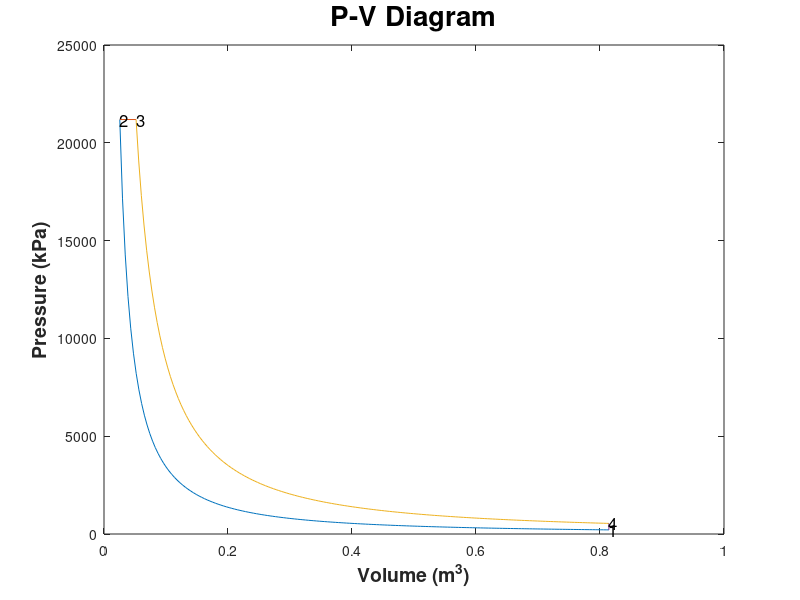
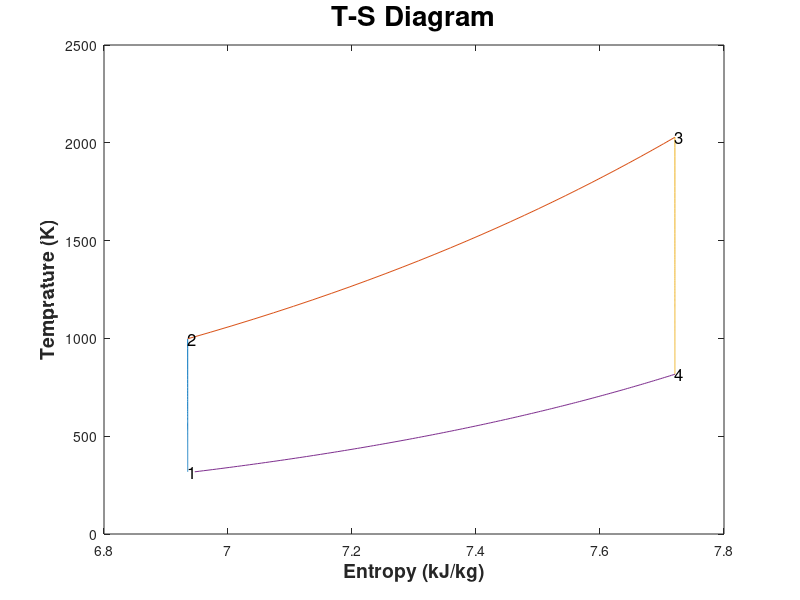

Write the MATLAB code that produced these figures, in order.


%------------------- Panagiotis Manias ------------------------------------

clc
clear all
close all
    %-------------------------Default Input Data---------------------

%----------Engine Inputs------
V=6311                      %Engine Displacement Volume(Liter)
N=8;                      %Number of Cylinders
n=100;                   %Engine Speed(rpm)
r_c=32;                   %Compression Ratio
X=4;                   %Stroke-to-Bore Ratio S/B
eta_m=0.8;               %Mechanical Efficiency
EGR=5;                    %Internal EGR Percentage
P_Turbo=110;               %Turbo Boost
P_Exhaust=120;            %Exhaust Pressure
Diesel_Percentage = 0.3
Ammonia_Percentage = 0.7
Hydrogen_Percentage = 0.0

%---------Fuel Inputs/Combustion Efficiency----

x=12;                     %number of Carbon atoms
y=23;                     %number of Hydrogen atoms
AF_Diesel=20;                    %Air-Fuel Mass Ratio of Diesel
AF_NH3=7.0;                    %Air-Fuel Mass Ratio of Ammonia
AF_H2=34.0;                    %Air-Fuel Mass Ratio of Hydrogen
eta_conv=0.40;               %Combustion Efficiency
MR_Diesel = x*12+y*1            %gr/mol
MR_H2=2                         %gr/mol
MR_NH3=17.031                   %gr/mol
MR_CO2=44.0                     %gr/mol

%-----------Properties of Working Fluids----------------
%a constant average value between two exteremes ( SOC & EOCombustion)
K=1.33;                   %Specific Heat Ratio of Air
R=0.287;                  %Particular Gas Constant of Air                (kJ/kg.K)
R_NG=0.5183                   %Particular Gas Constant of NG                (kJ/kg.K)
C_pNG=4.595                    %Specific Heat for Constant Pressure of NG @ 1000K    (kJ/kg)
C_v=0.821;                %Specific Heat for Constant Volume of Air      (kJ/kg)
C_p=R+C_v;                %Specific Heat for Constant Pressure of Air    (kJ/kg)

%---------Atmospheric Inputs------------
P_0=101;                  %Atmospheric Pressure                                     (kPa)
T_0=45;                   %Intake Temperature                (C)
row_0=P_0/(R*(293.15));   %Density of Air at Reference Condition                    (kg/cubic meter)     

%--------------------------Calculation---------------------------


%--------Fuel Heating Value & Combustion Efficiency----
FHV_Diesel=42800;                 %Fuel Heating Value (kJ/kg)
FHV_Hydrogen=120000;               %Fuel Heating Value (kJ/kg)
FHV_Ammonia=18500;               %Fuel Heating Value (kJ/kg)
AF_s=14.5;             %Stoichiometric Air/Fuel ratio (Heywood (5-3))
lambda=AF_Diesel/AF_s;
Th_Air=lambda*100;                                 %Theoritical Air Percentage
EAP=Th_Air-100;                                    %Exess Air Percentage

if lambda >= 1                                     %Schmidt (1996)
eta_ch=1;
else
    eta_ch=(1.3773*lambda)-0.3773;
end

eta_c=eta_conv*eta_ch;                             %Pischinger (1989)
%-----------------------------------------------------------------

%for one cylinder
V_d=(V/N)/1000;                 %Displacement Volume (Cubic Meter)
V_c=V_d/(r_c-1);                %Clearance Volume    (Cubic Meter)
B=((4*V_d/pi*X)^(1/3))*100;     %Bore                (cm)
S=B*X;                          %Stroke              (cm)
A_p=(pi*(B^2))/4 ;              %Piston Area        (square cm)

%----State 1 (Start of Compression)-----
T_1=(T_0)+273;                  %Temprature of Gas Mixture in Cylinder at State 1 (Deg K)
P_1=P_0 + P_Turbo;                        %Pressure of Gas Mixture in Cylinder at State 1   (kPa)
V_1=V_d+V_c;                    %Volume of Gas Mixture in Cylinder at State 1     (Cubic Meter)

%----Mass of Gases Calculation------
M_m=(P_1*V_1)/(R*T_1);   %Mass of Gas Mixture in Cylinder (kg)

%the mass within the cylinder will then remain the same for the entire
%cycle

M_a=((100-EGR)/100)*M_m;    %Mass of Air in Cylinder                         (kg)
M_f=((Diesel_Percentage*1/((1.95)*(AF_Diesel)))+(Ammonia_Percentage*1/((1.95)*(AF_NH3)))+(Hydrogen_Percentage*1/((1.95)*(AF_H2))))*M_a;     %Mass of Fuel in Cylinder              Excess air principle due to direct injection, lamda=2          (kg)
M_ex=(EGR/100)*(M_f+M_a);                     %Mass of Exhaust Residual in Cylinder at SOC     (kg)

%------------State 2 (Start of Combustion)-----

T_2=(T_1)*((r_c)^(K-1));                %Temprature of Gas Mixture in Cylinder at State 2 (Deg K)
P_2=(P_1)*((r_c)^(K));                    %Pressure of Gas Mixture in Cylinder at State 2   (kPa)
V_2=V_c;                            %Volume of Gas Mixture in Cylinder at State 2     (Cubic Meter)


%------------State 3 (End of Combustion)-----

T_3=eta_c*((((Diesel_Percentage)*(FHV_Diesel)/(AF_Diesel+1))+((Ammonia_Percentage)*(FHV_Ammonia)/(AF_NH3+1))+((Hydrogen_Percentage)*(FHV_Hydrogen)/(AF_H2+1)))*(C_p+0.047))+T_2;     %Temprature of Gas Mixture in Cylinder at State 3 (Deg K)
P_3=P_2;                                %Pressure of Gas Mixture in Cylinder at State 3   (kPa)
V_3=(T_3/T_2)*V_2;                      %Volume of Gas Mixture in Cylinder at State 3     (Cubic Meter)

%----Cutoff Ratio (Change in Volume During Combustion)----
Beta=V_3/V_2;

%------------State 4 (End of Expansion)-----
V_4=V_1;                                %Volume of Gas Mixture in Cylinder at State 4     (Cubic Meter)
T_4=T_3*((V_3/V_4)^(K-1));              %Temprature of Gas Mixture in Cylinder at State 4 (Deg K)
P_4=P_3*((V_3/V_4)^(K));                  %Pressure of Gas Mixture in Cylinder at State 4   (kPa)


%------------------------------------------------------------------------------------------------------

%---------------------------------Processes------------------------------
%--- 1-2 Process (Compression)
Q_12=0;
W_12=M_m*C_v*(T_1-T_2);     %(kJ)

%--- 2-3 Process (Constant-Pressure Combustion)
Q_in=(M_m*C_p)*(T_3-T_2);     %(kJ)
W_23=P_3*(V_3-V_2);         %(kJ)

%--- 3-4 Process (Expansion)
Q_34=0;
W_34=M_m*C_v*(T_3-T_4);     %(kJ)

%--- 4-5 Process  (Exhaust)
Q_41=M_m*C_v*(T_1-T_4);     %(kJ)   
W_41=0;


%------------------------------ Overal Engine Performance----------

U_p=S*n*(1/6000);                         %Mean Piston Speed                                    (m/s)
W_i=W_12+W_23+W_34;                         %Net Indicated Work for One Cylinder During One Cycle (kJ)
eta_t=100*eta_m*W_i/Q_in;                             %Thermal Efficiency
imep=W_i/(V_d);                             %Indicated Mean Effective Pressure                    (kPa)
bmep=imep*eta_m;                            %Brake Mean Effective Pressure                        (kPa)
W_idat=W_i*N*(n/(60));                    %Indicated Power at {n} RPM                           (KW)
W_b=eta_m*W_i;                              %Net Brake Work for One Cylinder During One Cycle     (kJ)
W_bdat=W_b*N*(n/(60));                    %Brake Power at {n} RPM                               (KW)
Taw=(W_bdat/(2*pi*(n/60)))*1000;            %Torque                                               (N-m)
W_fdat=W_idat-W_bdat;                       %Friction Power Lost                                  (KW)
BSP=W_bdat/A_p;                             %Brake Specific Power                                 (KW/square cm)
OPD=W_bdat/V;                               %Output per Displacement                              (KW/Litr)
M_fdat=M_f*N*1000*n*60;                  %Fuel That is Injected in All Cylinders During One hour(g/cycle)
bsfc=(M_fdat/W_bdat);               %Brake Specific Fuel Consumption                      (gr/KW-hr)
eta_v=M_a/(row_0*V_d);                      %Volumetric Efficiency
CO2_Emission=bsfc*(Diesel_Percentage)*12*MR_CO2/MR_Diesel


%--------------------Display Outputs--------------------------

disp('                                                                   ');
disp('                                                                   ');

disp('---------------------------Fuel & Combustion Properties-------------------------- ');

F=[x y];
disp('     C     H')
disp(F)
A = ['The Actual Air/Fuel Ratio is: ',num2str(AF_Diesel)];
    disp(A)
    
Z = ['The Stoichiometric Air/Fuel Ratio is: ',num2str(AF_s)];
disp(Z)

T=['The Percent of Theoritical Air is: ',num2str(Th_Air)];
disp(T)

E=['The Percent of Excess Air is: ',num2str(EAP)];
disp(E)

Eff=['Total Combustion Efficiency is: ',num2str(eta_c)];
disp(Eff)

%HV=['Fuel Heating Values are: ',num2str(FHV_Diesel, FHV_Ammonia, FHV_Hydrogen), ' kJ/kg'];
%disp(HV)

disp('                                                                   ');
disp('                                                                   ');
disp('---------------------------Cycle Operating Point Properties-------------------------- ');
disp('                                                                   ');
disp('                                                                   ');
aa=['The Maximum Temprature of The Cycle is: ',num2str(T_3-273.15), ' Deg C'];
    disp(aa)

ab=['The Maximum Pressure of The Cycle is : ',num2str(P_3), ' kPa'];
    disp(ab)
disp('                                                                   ');
disp('                                                                   ');

disp('---------------------------Overal Engine Performances-------------------------- ');
disp('                                                                   ');
disp('                                                                   ');

a15=['The Mean Piston Speed is: ',num2str(U_p),' m/s'];
    disp(a15)


a1=['The Thermal Efficiency is: ',num2str(eta_t), ' %'];
    disp(a1)

a2=['The Indicated Mean Effective Pressure imep is : ',num2str(imep), ' kPa'];
    disp(a2)

a3 = ['The Brake Mean Effective Pressure is : ',num2str(bmep), ' kPa'];
    disp(a3)
    
a5 = ['The Indicated Power at ',num2str(n),' RPM is : ',num2str(W_idat), ' KW'];
    disp(a5)

a6 = ['The Brake Power at ',num2str(n),' RPM is : ',num2str(W_bdat), ' KW'];
    disp(a6)


a8=['The Friction Power Lost is: ',num2str(W_fdat), ' KW'];
    disp(a8)

    
a7 = ['The Torque at ',num2str(n),' RPM is : ',num2str(Taw), ' N.m'];
    disp(a7)    
 
    
a9=['The Brake Specific Fuel Consumption bsfc is : ',num2str(bsfc), ' gr/KW-hr'];
    disp(a9)

a12 = ['The Volumetric Efficiency is : ',num2str(eta_v)];
    disp(a12)
        
a10 = ['The Output per Displacement OPD is : ',num2str(OPD), ' KW/Litr'];
    disp(a10)

a11 = ['The Brake Specific Power BSP is : ',num2str(BSP), ' KW/cm^2'];
    disp(a11)

a14 = ['The CutOff Ratio is : ',num2str(Beta)];
    disp(a14)

a15 = ['The CO2 emissions per kWh are : ',num2str(CO2_Emission), ' gr.'];
    disp(a15)


%-------------------%P-V Diagramm----------------------

%---Plot 1-2 Process (Compression)
V_12=linspace(V_1,V_2,180);
P_12=((V_1./V_12).^K)*P_1;
plot(V_12,P_12);
title('P-V Diagram','FontSize', 20 , 'FontName', 'Helvetica','FontWeight','bold');xlabel('Volume (m^3)','FontSize', 14 , 'FontName', 'Helvetica','FontWeight','bold');ylabel('Pressure (kPa)','FontSize', 14 , 'FontName', 'Helvetica','FontWeight','bold');
hold on

%---Plot 2-3 Process (Combustion)
V_23=[V_2 V_3];
P_23=[P_2 P_3];
plot(V_23,P_23);

%---Plot 3-4 Process (Expansion)
V_34=linspace(V_3,V_4,180);
P_34=((V_3./V_34).^K)*P_3;
plot(V_34,P_34);

%---Plot 4-1 Process  (Exhaust)
V_41=[V_4 V_1];
P_41=[P_4 P_1];
plot(V_41,P_41);

hold off

text(V_1,P_1, '1' ,  'FontSize' ,12)
text(V_2,P_2, '2' ,  'FontSize' ,12)
text(V_3,P_3, '3' ,  'FontSize' ,12)
text(V_4,P_4, '4' ,  'FontSize' ,12)


figure;

%---------------- T-S Diagram-----

%Refference State:   ( Table A/12SI Van Wylen Ed.4 )
Pref=P_0;            % 0.1 (MPa)
Tref=298.15;         % 25 Deg C
Sref=6.86305;        % (kJ/kgK)

%---Plot 1-2 Process (Compression)

S_1=Sref+(C_p*log((T_0+273.15)/Tref));      %( Eq.10-31 Van Wylen Ed.4 )
S_2=S_1;
S_12(1:1, 1:180)=S_2;
T_12=T_1*((V_1./V_12).^(K-1));
plot(S_12,T_12);
title('T-S Diagram','FontSize', 20 , 'FontName', 'Helvetica','FontWeight','bold');xlabel('Entropy (kJ/kg)','FontSize', 14 , 'FontName', 'Helvetica','FontWeight','bold');ylabel('Temprature (K)','FontSize', 14 , 'FontName', 'Helvetica','FontWeight','bold');
hold on

%---Plot 2-3 Process (Combustion)
T_23=linspace(T_2,T_3,32);
S_23=S_2+(C_p*log(T_23/T_2));           %( Eq.10-33 Van Wylen Ed.4 )
S_3=S_2+(C_p*log(T_3/T_2));
plot(S_23,T_23);

%---Plot 3-4 Process (Expansion)
S_4=S_3;
S_34(1:1, 1:180)=S_4;
T_34=T_3*((V_3./V_34).^(K-1));
plot(S_34,T_34);

%---Plot 4-1 Process  (Exhaust)
T_41=linspace(T_4,T_1,180);
S_41=S_4+(C_v*log(T_41/T_4));           %( Eq.10-33 Van Wylen Ed.4 )
plot(S_41,T_41);


hold off

text(S_1,T_1, '1' ,  'FontSize' ,12)
text(S_2,T_2, '2' ,  'FontSize' ,12)
text(S_3,T_3, '3' ,  'FontSize' ,12)
text(S_4,T_4, '4' ,  'FontSize' ,12)
%END